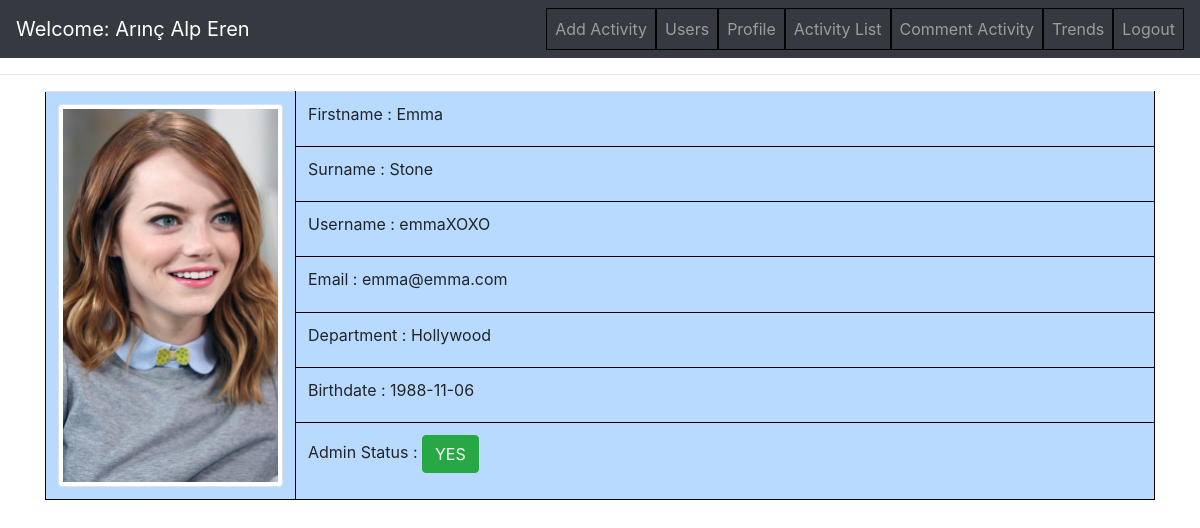
Page /project/OtherUserPage.php?user_id=5 (signed in) on the committed database.
### tables this page shows
CREATE TABLE `users` (
  `ID` int(11) NOT NULL,
  `Firstname` varchar(255) NOT NULL,
  `Surname` varchar(255) NOT NULL,
  `Username` varchar(255) NOT NULL,
  `Email` varchar(255) NOT NULL,
  `Birthdate` date NOT NULL,
  `Department` varchar(255) NOT NULL,
  `Password` varchar(255) NOT NULL,
  `Photo` varchar(255) NOT NULL,
  `Admin` int(11) NOT NULL
);

### project/OtherUserPage.php (the view, shortened to what this page needs)
<html lang="en">
<head>
    <link rel="stylesheet" href="https://cdnjs.cloudflare.com/ajax/libs/twitter-bootstrap/4.0.0/css/bootstrap.min.css">
</head>
<body>
<nav class="navbar navbar-dark bg-dark navbar-expand-lg">
    <a class="navbar-brand" href="http://localhost:8080/project/Home.php">
        <?php
            include('DbConnection.php');
            $UserID = (int) $_GET['user_id'];
            $Admini = $_SESSION['loggeduser_admin'];
            $Firstnamei = $_SESSION['loggeduser_firstname'];
            $Surnamei = $_SESSION['loggeduser_surname'];
            echo 'Welcome: '.$Firstnamei.' '.$Surnamei;
        ?>
    </a>
    <div class="collapse navbar-collapse" id="navbarSupportedContent">
        <ul class="nav navbar-nav ml-auto">
        <?php
				if($Admini==1)
				{
					echo'
							<li class="nav-item"><a class="nav-link" href="http://localhost:8080/project/AddActivity.php">Add Activity</a></li>
							<li class="nav-item"><a class="nav-link" href="http://localhost:8080/project/ListAllUsers.php">Users</a></li>
						';
				}
				echo'
						<li class="nav-item"><a class="nav-link" href="http://localhost:8080/project/Profile.php">Profile</a></li>
                        <li class="nav-item"><a class="nav-link" href="http://localhost:8080/project/ActivityList.php">Activity List</a></li>
                        <li class="nav-item"><a class="nav-link" href="http://localhost:8080/project/VoteActivity.php">Comment Activity</a></li>
						<li class="nav-item"><a class="nav-link" href="http://localhost:8080/project/Trending.php">Trends</a></li>
						<li class="nav-item"><a class="nav-link" href="http://localhost:8080/project/Logout.php">Logout</a></li>
					';
            ?>
        </ul>
    </div>
</nav>
<?php
$image_select = "SELECT * FROM users WHERE ID='$UserID'";
$image_query = mysqli_query($DB_Connection,$image_select);
$image_row=mysqli_fetch_array($image_query,MYSQLI_ASSOC);
    $Firstname = $image_row['Firstname'];
    $Surname = $image_row['Surname'];
    $Username = $image_row['Username'];
    $Email = $image_row['Email'];
    $Department = $image_row['Department'];
    $BirthDate = $image_row['Birthdate'];
    $Admin = $image_row['Admin'];
    $photo_string = $image_row['Photo'];
    if($Admin == 1)
        $buttonstring = "<button class='btn btn-success'>YES</button>";
    else
        $buttonstring = "<button class='btn btn-danger'>NO</button>";
    echo
    '<hr>
    <div class="container">'.
        '<div>'.
            '<table class="table table-primary">
                <tr>'.
                    '<td rowspan="8" width=250><img src='.$photo_string.' width=250 height=300 class="img-thumbnail" alt="PP"/><br></td>'.
                    '<tr><td>Firstname : '.$Firstname.'</td></tr>'.
                    '<tr><td>Surname : '.$Surname.'</td></tr>'.
                    '<tr><td>Username : '.$Username.'</td></tr>'.
                    '<tr><td>Email : '.$Email.'</td></tr>'.
                    '<tr><td>Department : '.$Department.'</td></tr>'.
                    '<tr><td>Birthdate : '.$BirthDate.'</td></tr>'.
                    '<tr><td>Admin Status : '.$buttonstring.'</td></tr>'.
                '</tr>'.
            '</table>'.
        '</div>'.
    '</div>'.
    '<br>';
?>
</body>
</html>

### project/OtherUserPage.php (style rules this page uses)
li { list-style-position:inside; border: 1px solid black; }
table, th, td { border: 1px solid black; border-collapse: collapse; }

### rows in the picture
users: Photo (picture), Firstname "Emma", Surname "Stone", Username "emmaXOXO", Email "emma@emma.com", Department "Hollywood", Birthdate "1988-11-06"

### other values in the picture
$Firstnamei "Arınç Alp"
$Surnamei "Eren"
